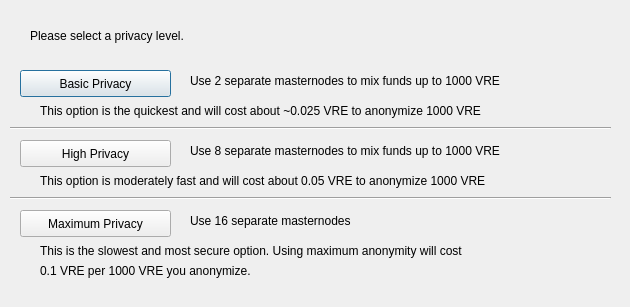
<?xml version="1.0" encoding="UTF-8"?>
<ui version="4.0">
 <class>DarksendConfig</class>
 <widget class="QDialog" name="DarksendConfig">
  <property name="geometry">
   <rect>
    <x>0</x>
    <y>0</y>
    <width>630</width>
    <height>307</height>
   </rect>
  </property>
  <property name="windowTitle">
   <string>Configure Darksend</string>
  </property>
  <widget class="QPushButton" name="buttonBasic">
   <property name="geometry">
    <rect>
     <x>20</x>
     <y>70</y>
     <width>151</width>
     <height>27</height>
    </rect>
   </property>
   <property name="text">
    <string>Basic Privacy</string>
   </property>
  </widget>
  <widget class="QPushButton" name="buttonHigh">
   <property name="geometry">
    <rect>
     <x>20</x>
     <y>140</y>
     <width>151</width>
     <height>27</height>
    </rect>
   </property>
   <property name="text">
    <string>High Privacy</string>
   </property>
  </widget>
  <widget class="QPushButton" name="buttonMax">
   <property name="geometry">
    <rect>
     <x>20</x>
     <y>210</y>
     <width>151</width>
     <height>27</height>
    </rect>
   </property>
   <property name="text">
    <string>Maximum Privacy</string>
   </property>
  </widget>
  <widget class="QLabel" name="label">
   <property name="geometry">
    <rect>
     <x>30</x>
     <y>20</y>
     <width>571</width>
     <height>31</height>
    </rect>
   </property>
   <property name="text">
    <string>Please select a privacy level.</string>
   </property>
  </widget>
  <widget class="QLabel" name="label_2">
   <property name="geometry">
    <rect>
     <x>190</x>
     <y>70</y>
     <width>421</width>
     <height>21</height>
    </rect>
   </property>
   <property name="text">
    <string>Use 2 separate masternodes to mix funds up to 1000 VRE</string>
   </property>
  </widget>
  <widget class="QLabel" name="label_3">
   <property name="geometry">
    <rect>
     <x>190</x>
     <y>140</y>
     <width>411</width>
     <height>21</height>
    </rect>
   </property>
   <property name="text">
    <string>Use 8 separate masternodes to mix funds up to 1000 VRE</string>
   </property>
  </widget>
  <widget class="QLabel" name="label_4">
   <property name="geometry">
    <rect>
     <x>190</x>
     <y>210</y>
     <width>421</width>
     <height>21</height>
    </rect>
   </property>
   <property name="text">
    <string>Use 16 separate masternodes</string>
   </property>
  </widget>
  <widget class="QLabel" name="label_6">
   <property name="geometry">
    <rect>
     <x>40</x>
     <y>100</y>
     <width>561</width>
     <height>21</height>
    </rect>
   </property>
   <property name="text">
    <string>This option is the quickest and will cost about ~0.025 VRE to anonymize 1000 VRE</string>
   </property>
  </widget>
  <widget class="QLabel" name="label_7">
   <property name="geometry">
    <rect>
     <x>40</x>
     <y>170</y>
     <width>561</width>
     <height>21</height>
    </rect>
   </property>
   <property name="text">
    <string>This option is moderately fast and will cost about 0.05 VRE to anonymize 1000 VRE</string>
   </property>
  </widget>
  <widget class="QLabel" name="label_8">
   <property name="geometry">
    <rect>
     <x>40</x>
     <y>240</y>
     <width>561</width>
     <height>21</height>
    </rect>
   </property>
   <property name="text">
    <string>This is the slowest and most secure option. Using maximum anonymity will cost</string>
   </property>
  </widget>
  <widget class="QLabel" name="label_9">
   <property name="geometry">
    <rect>
     <x>40</x>
     <y>260</y>
     <width>561</width>
     <height>21</height>
    </rect>
   </property>
   <property name="text">
    <string>0.1 VRE per 1000 VRE you anonymize.</string>
   </property>
  </widget>
  <widget class="Line" name="line">
   <property name="geometry">
    <rect>
     <x>10</x>
     <y>120</y>
     <width>601</width>
     <height>16</height>
    </rect>
   </property>
   <property name="orientation">
    <enum>Qt::Horizontal</enum>
   </property>
  </widget>
  <widget class="Line" name="line_2">
   <property name="geometry">
    <rect>
     <x>10</x>
     <y>190</y>
     <width>601</width>
     <height>16</height>
    </rect>
   </property>
   <property name="orientation">
    <enum>Qt::Horizontal</enum>
   </property>
  </widget>
 </widget>
 <resources/>
 <connections/>
</ui>
